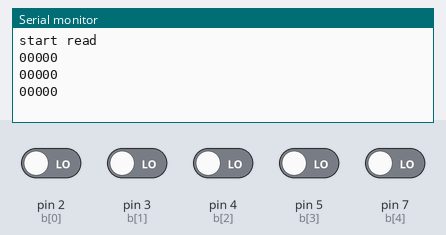
This sketch was run on a simulated Arduino Uno, built with avr-gcc and run on an emulated ATmega328P. On the bench: the last lines printed to the serial monitor. The test bench sets the inputs (shaded band); at power-on: pin 2 (b[0]), pin 3 (b[1]), pin 4 (b[2]), pin 5 (b[3]), pin 7 (b[4]) LOW.

Above: at 2.8 s.
2.9 s: pin 2 (b[0]) driven HIGH
At 3.8 s:
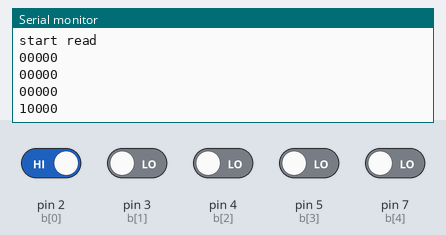
4.4 s: pin 3 (b[1]) driven HIGH
At 5.5 s:
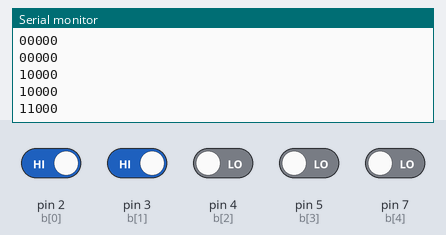
5.9 s: pin 4 (b[2]) driven HIGH
At 6.8 s:
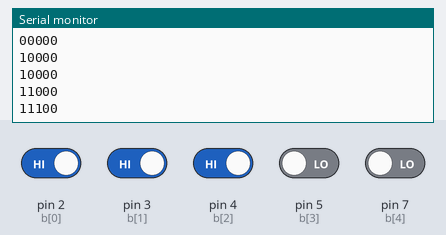
7.4 s: pin 5 (b[3]) driven HIGH
At 8.7 s:
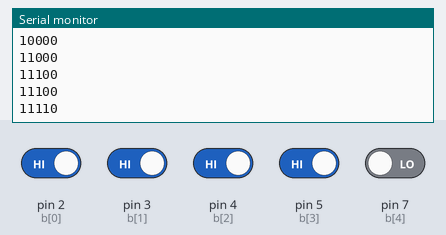
8.9 s: pin 7 (b[4]) driven HIGH
At 9.8 s:
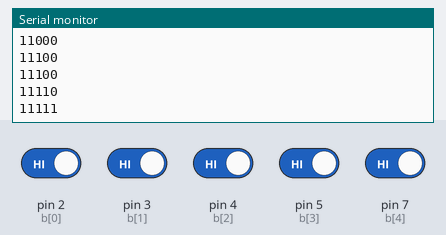
10.4 s: pin 2 (b[0]) driven LOW
At 11.3 s:
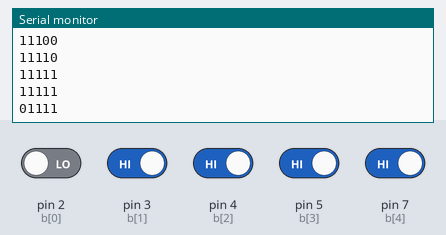
Timing chart, 0 to 12.9 s (numbered marks = the images above; inputs shaded):
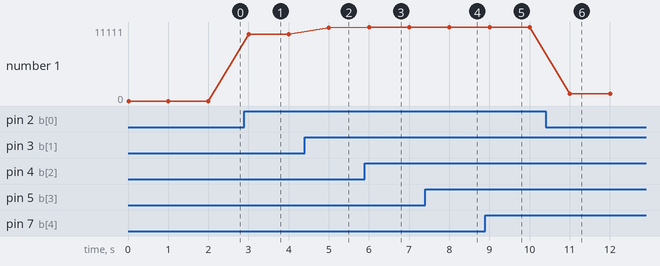

The sketch:

read_touch.ino
```cpp
const int b[5] = {2,3,4,5,7}; // head R front L back


void setup() {
  for(int i = 0; i < 5; i++)  {
    pinMode(b[i], INPUT);
  }

  Serial.begin(9600);
  Serial.println("start read");
}

void loop() {
  int rd[5] = {0};

  for(int i = 0; i < 5; i++)  {
      rd[i] = digitalRead(b[i]);
    }

  for(int i = 0; i < 5; i++)  {
      Serial.print(rd[i]);
    }

  Serial.println();
  delay(1000);
}
```

Measured:
- after the input at 2.9 s, the serial monitor: prints a new line after 0.10 s (image 1)
- after the input at 4.4 s, the serial monitor: prints a new line after 0.60 s (image 2)
- after the input at 5.9 s, the serial monitor: prints a new line after 0.10 s (image 3)
- after the input at 7.4 s, the serial monitor: prints a new line after 0.60 s (image 4)
- after the input at 8.9 s, the serial monitor: prints a new line after 0.10 s (image 5)
- after the input at 10.4 s, the serial monitor: prints a new line after 0.60 s (image 6)
- plotted number 1: 0 → 10000 after the input at 2.9 s, 10000 → 11000 after the input at 4.4 s, 11000 → 11100 after the input at 5.9 s, 11100 → 11110 after the input at 7.4 s, 11110 → 11111 after the input at 8.9 s
